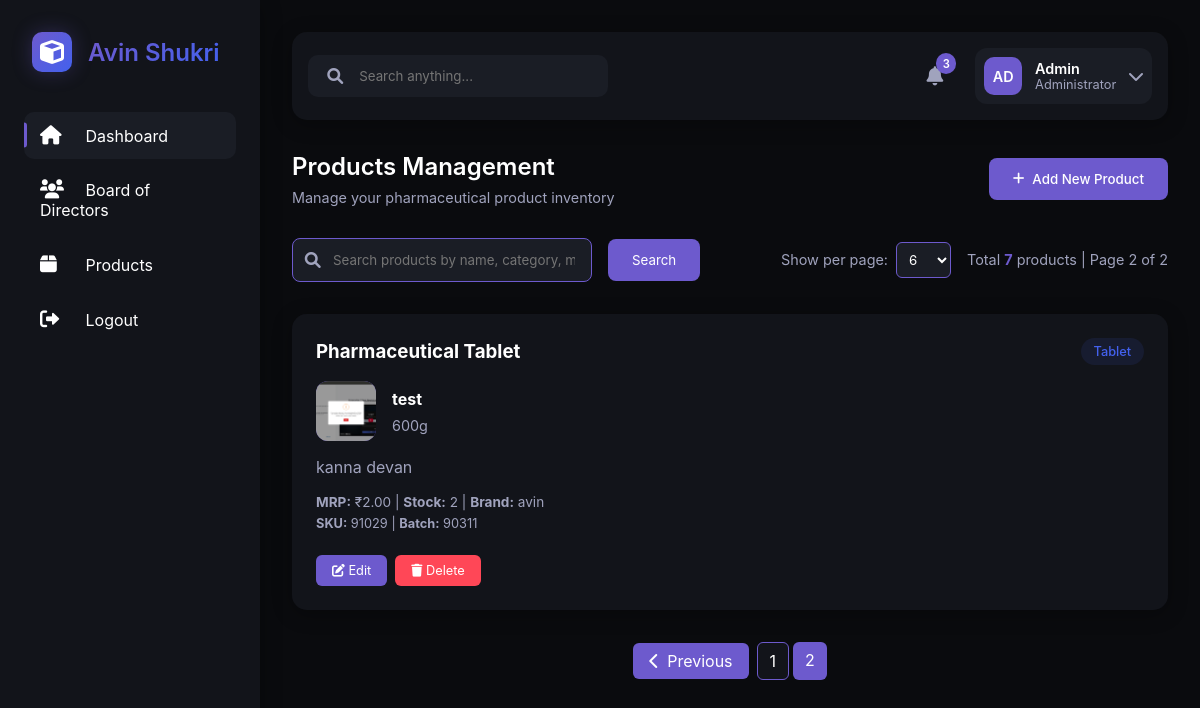
Screenshot of /products_page/?page=2&search=&per_page=6 (signed in) with the database file from the repository.
### members/models.py (models this page shows, shortened)
class Product(models.Model):
    CATEGORY_CHOICES = [
        ('pharmaceutical_tablet', 'Pharmaceutical Tablet'),
        ('artesunate_injection', 'Artesunate Injection'),
        ('surgical_instruments', 'Surgical Instruments'),
        ('ibuprofen', 'Ibuprofen'),
        ('desi_chicks', 'Desi Chicks'),
        ('optical_instruments', 'Optical Instruments'),
        ('amoxicillin_syrup', 'Amoxicillin Syrup'),
        ('ceftriaxone', 'Ceftriaxone'),
        ('pantoprazole', 'Pantoprazole'),
    ]
    WAREHOUSE_CHOICES = [
        ('chennai', 'Chennai Main'),
        ('mumbai', 'Mumbai Branch'),
        ('delhi', 'Delhi Branch'),
        ('bangalore', 'Bangalore Branch'),
    ]
    STORAGE_CHOICES = [
        ('room_temperature', 'Room Temperature'),
        ('refrigerated', 'Refrigerated (2-8°C)'),
        ('frozen', 'Frozen (-18°C or below)'),
        ('cool_dry', 'Cool & Dry'),
    ]
    name = models.CharField(max_length=200)
    category = models.CharField(max_length=50, choices=CATEGORY_CHOICES)
    type = models.CharField(max_length=100, blank=True, null=True)
    strength = models.CharField(max_length=100, blank=True, null=True)
    mrp_price = models.DecimalField(max_digits=10, decimal_places=2, blank=True, null=True)
    trade_price = models.DecimalField(max_digits=10, decimal_places=2, blank=True, null=True)
    retail_price = models.DecimalField(max_digits=10, decimal_places=2, blank=True, null=True)
    stock = models.IntegerField(default=0)
    reorder_level = models.IntegerField(default=10)
    min_order_quantity = models.IntegerField(default=1)
    max_order_quantity = models.IntegerField(default=100)
    manufacturer = models.CharField(max_length=200, blank=True, null=True)
    brand = models.CharField(max_length=200, blank=True, null=True)
    sku = models.CharField(max_length=100, blank=True, null=True)
    batch_number = models.CharField(max_length=100, blank=True, null=True)
    composition = models.TextField(blank=True, null=True)
    description = models.TextField(blank=True, null=True)
    expiry_date = models.DateField(blank=True, null=True)
    shelf_life = models.IntegerField(blank=True, null=True)
    warehouse_location = models.CharField(max_length=20, choices=WAREHOUSE_CHOICES, blank=True, null=True)
    storage_conditions = models.CharField(max_length=20, choices=STORAGE_CHOICES, blank=True, null=True)
    product_image = models.ImageField(upload_to='products/', blank=True, null=True)
    created_at = models.DateTimeField(auto_now_add=True)
    updated_at = models.DateTimeField(auto_now=True)
    class Meta:
        ordering = ['name']

### members/views.py (the view)
# urls.py: path('products_page/', views.products_page, name='products_page'),
def products_page(request):
    if not request.user.is_authenticated or not (request.user.is_superuser or request.user.is_staff):
        return redirect('login')
    search_query = request.GET.get('search', '')
    page = request.GET.get('page', 1)
    per_page = request.GET.get('per_page', 6)
    try:
        per_page = int(per_page)
        if per_page not in [6, 12, 24, 48]:
            per_page = 6
    except (ValueError, TypeError):
        per_page = 6
    if search_query:
        from django.db.models import Q
        products = Product.objects.filter(
            Q(name__icontains=search_query) |
            Q(category__icontains=search_query) |
            Q(type__icontains=search_query) |
            Q(manufacturer__icontains=search_query) |
            Q(brand__icontains=search_query) |
            Q(sku__icontains=search_query) |
            Q(description__icontains=search_query)
        )
    else:
        products = Product.objects.all()
    paginator = Paginator(products, per_page)
    try:
        products_page = paginator.page(page)
    except PageNotAnInteger:
        products_page = paginator.page(1)
    except EmptyPage:
        products_page = paginator.page(paginator.num_pages)
    context = {
        'products': products_page,
        'search_query': search_query,
        'total_products': products.count(),
        'per_page': per_page,
        'per_page_options': [6, 12, 24, 48],
    }
    return render(request, 'admin/products_page.html', context)

### members/templates/admin/products_page.html (shortened to what this page needs)
{% extends 'admin/admin_base.html' %}
{% load static %}
{% block content %}
<div class="section-header" style="display: flex; justify-content: space-between; align-items: center; margin-bottom: 2rem;">
    <div>
        <h2>Products Management</h2>
        <p>Manage your pharmaceutical product inventory</p>
    </div>
    <button class="settings-btn" onclick="openProductModal()" style="display: inline-flex; align-items: center; gap: 0.5rem; padding: 0.8rem 1.5rem; background: var(--accent-primary); color: white; border: none; border-radius: 8px; font-weight: 500; cursor: pointer; transition: all 0.3s ease;">
        <i class="fas fa-plus"></i>
        Add New Product
    </button>
</div>
<div style="display: flex; justify-content: space-between; align-items: center; margin-bottom: 2rem; gap: 1rem; flex-wrap: wrap;">
    <div style="display: flex; align-items: center; gap: 1rem;">
        <div style="position: relative; flex: 1; min-width: 300px;">
            <input type="text"
                   id="searchInput"
                   value="{{ search_query }}"
                   placeholder="Search products by name, category, manufacturer, brand, SKU..."
                   style="width: 100%; padding: 0.8rem 1rem 0.8rem 2.5rem; background: var(--bg-tertiary); border: 1px solid var(--accent-primary); border-radius: 8px; color: var(--text-primary);">
            <i class="fas fa-search" style="position: absolute; left: 0.8rem; top: 50%; transform: translateY(-50%); color: var(--text-secondary);"></i>
        </div>
        <button onclick="searchProducts()" style="padding: 0.8rem 1.5rem; background: var(--accent-primary); color: white; border: none; border-radius: 8px; cursor: pointer;">
            Search
        </button>
    </div>
    <div style="display: flex; align-items: center; gap: 1rem; color: var(--text-secondary); font-size: 0.9rem;">
        <div style="display: flex; align-items: center; gap: 0.5rem;">
            <label for="perPageSelect">Show per page:</label>
            <select id="perPageSelect"
                    onchange="changePerPage()"
                    style="padding: 0.5rem; background: var(--bg-tertiary); border: 1px solid var(--accent-primary); border-radius: 6px; color: var(--text-primary);">
                {% for option in per_page_options %}
                <option value="{{ option }}" {% if per_page == option %}selected{% endif %}>{{ option }}</option>
                {% endfor %}
            </select>
        </div>
        <div>
            {% if search_query %}
            Found <strong style="color: var(--accent-primary);">{{ total_products }}</strong> products matching "{{ search_query }}"
            {% else %}
            Total <strong style="color: var(--accent-primary);">{{ total_products }}</strong> products
            {% endif %}
            {% if products.has_other_pages %}
            | Page {{ products.number }} of {{ products.paginator.num_pages }}
            {% endif %}
        </div>
    </div>
</div>
<div class="projects-grid">
    {% for product in products %}
    <div class="project-card glow">
        <div class="project-header">
            <h3>{{ product.get_category_display }}</h3>
            <span class="status in-progress">{{ product.type }}</span>
        </div>
        <div style="display: flex; align-items: center; gap: 1rem; margin-bottom: 1rem;">
            <div class="profile-avatar" style="width: 60px; height: 60px; background: var(--accent-primary); border-radius: 12px; display: flex; align-items: center; justify-content: center;">
                {% if product.product_image %}
                    <img src="{{ product.product_image.url }}" alt="{{ product.name }}" style="width: 100%; height: 100%; object-fit: cover; border-radius: 12px;">
                {% else %}
                    <i class="fas fa-box" style="color: white; font-size: 1.5rem;"></i>
                {% endif %}
            </div>
            <div>
                <h4 style="margin: 0; color: var(--text-primary);">{{ product.name }}</h4>
                <p style="margin: 0.5rem 0 0 0; color: var(--text-secondary); font-size: 0.9rem;">{{ product.strength }}</p>
            </div>
        </div>
        {% if product.description %}
        <div style="margin-bottom: 1rem;">
            <p style="margin: 0; color: var(--text-secondary);">{{ product.description|truncatewords:20 }}</p>
        </div>
        {% endif %}
        <div style="margin-bottom: 1rem;">
            <p style="margin: 0; color: var(--text-secondary); font-size: 0.85rem; line-height: 1.4;">
                {% if product.mrp_price %}<strong>MRP:</strong> ₹{{ product.mrp_price }}{% endif %}
                {% if product.stock %} | <strong>Stock:</strong> {{ product.stock }}{% endif %}
                {% if product.manufacturer %} | <strong>Brand:</strong> {{ product.manufacturer }}{% endif %}
            </p>
            {% if product.sku %}
            <p style="margin: 0.25rem 0 0 0; color: var(--text-secondary); font-size: 0.8rem;">
                <strong>SKU:</strong> {{ product.sku }}
                {% if product.batch_number %} | <strong>Batch:</strong> {{ product.batch_number }}{% endif %}
            </p>
            {% endif %}
        </div>
        <div class="project-meta">
            <div style="display: flex; gap: 0.5rem;">
                <button onclick="editProduct({{ product.id }})" style="padding: 0.5rem 1rem; background: var(--accent-primary); color: white; border: none; border-radius: 6px; cursor: pointer; font-size: 0.8rem;">
                    <i class="fas fa-edit"></i> Edit
                </button>
                <button onclick="deleteProduct({{ product.id }})" style="padding: 0.5rem 1rem; background: var(--danger); color: white; border: none; border-radius: 6px; cursor: pointer; font-size: 0.8rem;">
                    <i class="fas fa-trash"></i> Delete
                </button>
            </div>
        </div>
    </div>
    {% endfor %}
</div>
{% if products.has_other_pages %}
<div style="display: flex; justify-content: center; align-items: center; gap: 0.5rem; margin-top: 2rem;">
    {% if products.has_previous %}
        <a href="?page={{ products.previous_page_number }}&search={{ search_query }}&per_page={{ per_page }}"
           style="padding: 0.5rem 1rem; background: var(--accent-primary); color: white; text-decoration: none; border-radius: 6px; display: flex; align-items: center; gap: 0.5rem;">
            <i class="fas fa-chevron-left"></i> Previous
        </a>
    {% endif %}
    <span style="display: flex; gap: 0.25rem;">
        {% for num in products.paginator.page_range %}
            {% if products.number == num %}
                <span style="padding: 0.5rem 0.75rem; background: var(--accent-primary); color: white; border-radius: 6px;">{{ num }}</span>
            {% elif num > products.number|add:'-3' and num < products.number|add:'3' %}
                <a href="?page={{ num }}&search={{ search_query }}&per_page={{ per_page }}"
                   style="padding: 0.5rem 0.75rem; background: var(--bg-secondary); color: var(--text-primary); text-decoration: none; border: 1px solid var(--accent-primary); border-radius: 6px;">
                    {{ num }}
                </a>
            {% endif %}
        {% endfor %}
    </span>
</div>
{% endif %}
{% endblock %}

### members/templates/admin/admin_base.html (style rules this page uses)
:root { --bg-primary: #0a0b0e; --bg-secondary: #12141a; --bg-tertiary: #1a1d25; --text-primary: #ffffff; --text-secondary: #a0a3bd; --accent-primary: #6d5acd; --accent-secondary: #4361ee; --danger: #ff4757; --success: #2ed573; --warning: #ffa502; --card-shadow: 0 4px 20px rgba(0, 0, 0, 0.3); --neon-glow: 0 0 20px rgba(109, 90, 205, 0.3); --transition-speed: 0.3s; --gradient-primary: linear-gradient(135deg, var(--accent-primary), var(--accent-secondary)); --gradient-glow: linear-gradient(135deg, rgba(109, 90, 205, 0.4), rgba(67, 97, 238, 0.4)); }
* { margin: 0; padding: 0; box-sizing: border-box; font-family: 'Inter', -apple-system, BlinkMacSystemFont, sans-serif; }
body { background: var(--bg-primary); color: var(--text-primary); min-height: 100vh; overflow-x: hidden; transition: background-color var(--transition-speed); }
.settings-btn { padding: 6px 12px; border-radius: 6px; background: transparent; border: 1px solid var(--border-color); color: var(--text-color); display: flex; align-items: center; gap: 6px; cursor: pointer; transition: all 0.2s; }
.profile-avatar { width: 38px; height: 38px; background: var(--accent-primary); border-radius: 10px; display: flex; align-items: center; justify-content: center; }
.glow { position: relative; box-shadow: var(--card-shadow); }
.glow::after { content: ''; position: absolute; top: 0; left: 0; right: 0; bottom: 0; border-radius: 15px; background: var(--gradient-glow); opacity: 0.1; z-index: -1; }
.projects-grid { display: grid; grid-template-columns: repeat(auto-fit, minmax(300px, 1fr)); gap: 1.5rem; margin-top: 1.5rem; }
.project-card { background: var(--bg-secondary); border-radius: 15px; padding: 1.5rem; box-shadow: var(--card-shadow); }
.project-header { display: flex; justify-content: space-between; align-items: center; margin-bottom: 1rem; }
.status { padding: 0.4rem 0.8rem; border-radius: 20px; font-size: 0.8rem; font-weight: 500; }
.status.in-progress { background: rgba(67, 97, 238, 0.1); color: var(--accent-secondary); }
.project-meta { margin-top: 1.5rem; display: flex; justify-content: space-between; align-items: center; }
.section-header h2 { color: var(--text-primary); font-size: 1.5rem; font-weight: 600; margin-bottom: 0.5rem; }
.section-header p { color: var(--text-secondary); font-size: 0.9rem; }

### rows the page displays
Product: category "Pharmaceutical Tablet", type "Tablet", product_image (picture), name "test", strength "600g", description "kanna devan", mrp_price "2.00", stock "2", manufacturer "avin", sku "91029", batch_number "90311"

### other values shown
{{ total_products }} "7"
{{ products.number }} "2"
{{ products.paginator.num_pages }} "2"
{{ num }} "1"
{{ num }} "2"
form field value "6"
